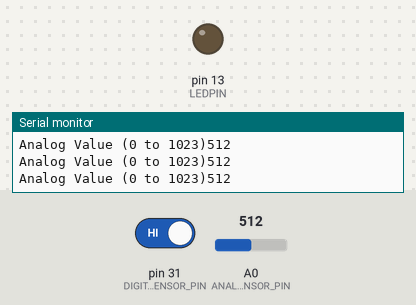
A sketch run on a simulated Arduino Mega 2560, built with avr-gcc and run on an emulated ATmega2560. On the bench: output pins drawn as LEDs (lit = HIGH), the last lines printed to the serial monitor. Inputs (shaded band) come from the test bench; at power-on: pin 31 (DIGITAL_SENSOR_PIN) HIGH, A0 (ANALOG_SENSOR_PIN) = 512.

Above: at 1.3 s.
1.4 s: pin 31 (DIGITAL_SENSOR_PIN) driven LOW
At 2.0 s:
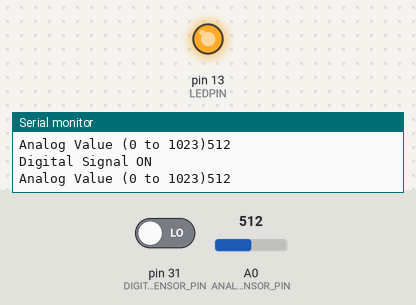
3.0 s: pin 31 (DIGITAL_SENSOR_PIN) driven HIGH
At 4.4 s:
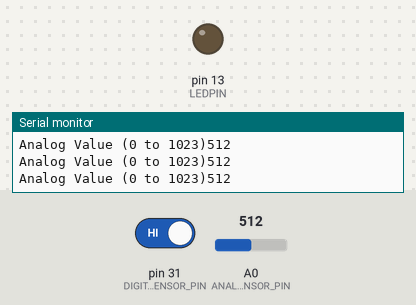
Timing chart, 0 to 6.0 s (numbered marks = the images above; inputs shaded):
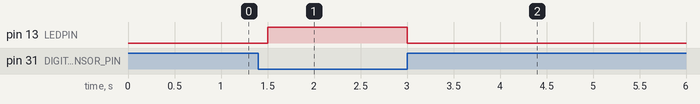

Measured:
- after the input at 1.4 s, pin 13 (LEDPIN): LOW → HIGH after 0.10 s
- after the input at 3.0 s, pin 13 (LEDPIN): HIGH → LOW at once

The sketch:

LightSensor.ino
```cpp
/* YourDuino Electronic Brick Test:
 Light Sensor Analog + Digital AB-890202
 terry@yourduino.com */

/*-----( Declare Constants )-----*/
#define ANALOG_SENSOR_PIN  A0
#define DIGITAL_SENSOR_PIN 31
#define LEDPIN    13  // The onboard LED

/*-----( Declare Variables )-----*/
int  switch_state;  /* Holds the last digital value */
int  LightAnalogValue; /* Holds the last analog value */

void setup()   /*----( SETUP: RUNS ONCE )----*/
{
  pinMode(LEDPIN, OUTPUT);
  Serial.begin(9600);          // Enable the Serial data output
  Serial.println("YourDuino Light Sensor Test 1.10 ");

}/*--(end setup )---*/


void loop()   /*----( LOOP: RUNS CONSTANTLY )----*/

// This module is ACTIVE LOW when a reflection is seen
{

  switch_state = digitalRead(DIGITAL_SENSOR_PIN);
  if (switch_state == LOW)
  {
    digitalWrite(LEDPIN, HIGH);
    Serial.println("Digital Signal ON ");
  }
  else
  {
    digitalWrite(LEDPIN, LOW);
  }

  LightAnalogValue = analogRead(ANALOG_SENSOR_PIN);  //Read the voltage from sensor
  Serial.print("Analog Value (0 to 1023)");
  Serial.println(LightAnalogValue,DEC);      // Send result to Serial Monitor
  delay(500);

}/* --(end main loop )-- */

/* ( THE END ) */
```
